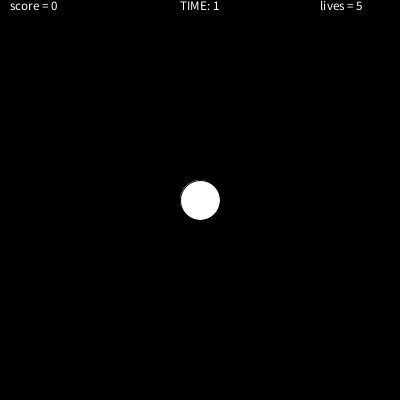
Frame 1 (no input)
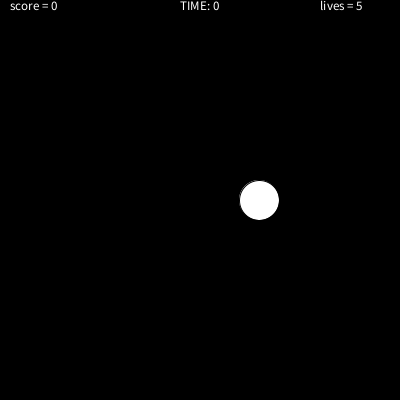
Frame 60 (the mouse pressed at the canvas centre just before this capture)
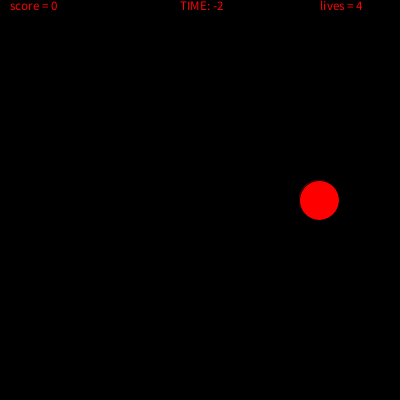
Frame 120 (the mouse held since frame 60 and released just before this capture)

The Processing sketch that drew these frames (run headless with seeded random() and noise(); from frame 60 on, the mouse is pressed at the canvas centre):

// Processing sketch: processing_140929
// ── processing_140929.pde

// Original Code: http://processing.flosscience.com/processing-for-android/macul-2012/simple-game-code.
int xPos;                      
int speed=1;                   
int xDir=1;                    

int score=0;                   
int lives=5;                   

float timer = 1;

boolean lost=false;            

void setup()                  
{
size (400,400);
smooth();
xPos=width/2;                             
textSize(13);                
}
void draw()                                      
{
background (0);                                
ellipse(xPos, height/2,40,40);                  
xPos=xPos+(speed*xDir);                        
  if (xPos > width-20 || xPos<20)                
  {
  xDir=-xDir;                                  
  }
  text("score = "+score,10,10);                 
  text("lives = "+lives,width-80,10);            
  text("TIME: " + (int)timer, 180, 10);  
  timer = timer - (1.0 / 30.0);  
    if (lives<=0)                               
    {
    textSize(20);
    text("You've Lost. Click to Restart", 100,100);
    noLoop();                                   
    lost=true;
    textSize(13);
    }
      if (score>=100)                               
      {
      textSize(20);
      text("You've Won! Click to Restart", 100,100);
      noLoop();                                   
      lost=true;
      textSize(13);
    }
        if (timer == 1)
        {
        timer = timer + .1 / 30.0;
        }
          if (timer <= -30)
          {
          textSize(20);
          text("You've Lost. Click to Restart", 100,100);
          noLoop();                                   
          lost=true;
          textSize(13);
          }
            if (score==55)                               
            {
            textSize(20);          
            text("BONUSSS", 100,300);
            textSize(13);
            score=score+1;
            lives=lives+1;
            speed=speed-4;
            }            
}

void mousePressed()                              
{
  if (dist(mouseX, mouseY, xPos, 200)<=20)      
  {
  score=score+speed;                          
  speed=speed+1;                              
  {
  rect(0, 0, 400, 400);
  fill(0, 255, 0);
  }
}  
  else                                           
  {
    if (speed<1)                                 
    {
    speed=speed-1;
    }
    lives=lives-1;                              
    {
    rect(0, 0, 400, 400);
    fill(255, 0, 0);
    } 
   } 
      if (lost==true)                               
      {
      fill (255,255,255);
      timer=0;
      speed=1;                                    
      lives=5;
      score=0;
      xPos=width/2;
      xDir=1;
      lost=false;
      loop();                                     
      }
}
